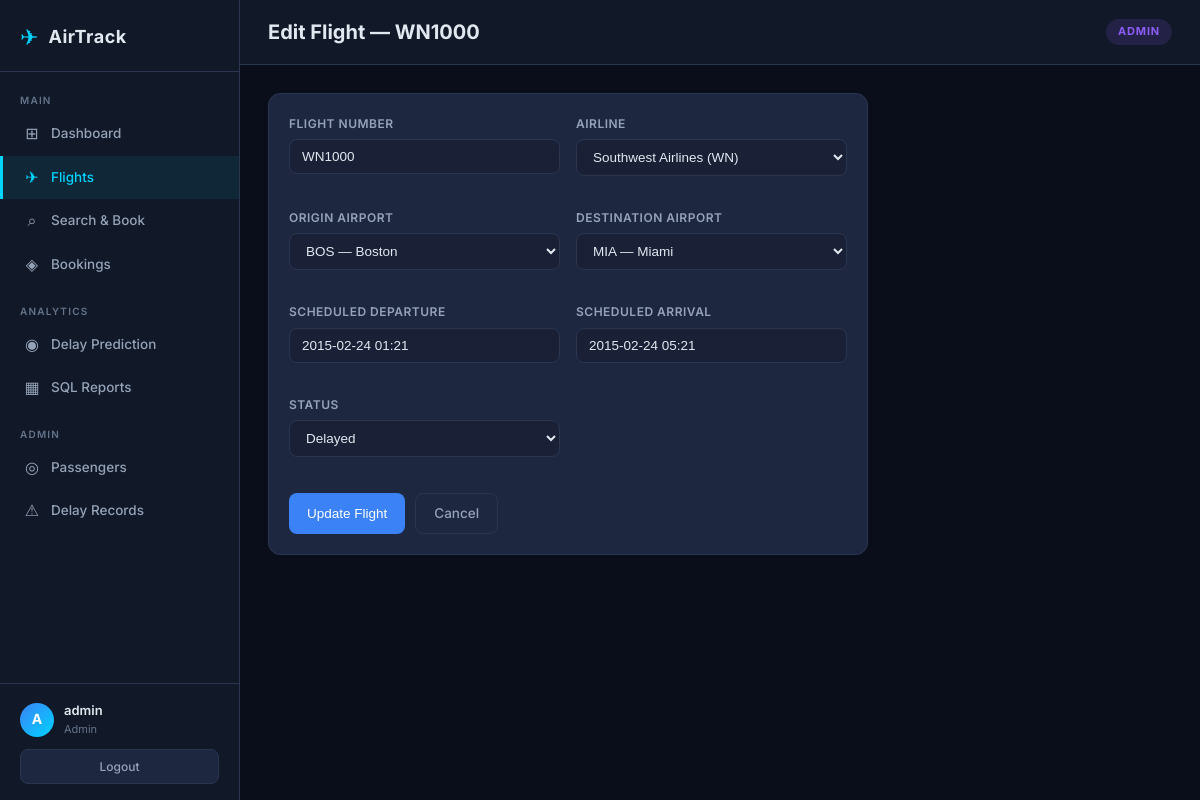
Page /flights/edit/1 (signed in) on the committed database.
### models.py (models this page shows, shortened)
class User(db.Model, UserMixin):
    __tablename__ = 'Users'
    user_id = db.Column(db.Integer, primary_key=True, autoincrement=True)
    username = db.Column(db.Text, unique=True, nullable=False)
    password = db.Column(db.Text, nullable=False)
    role = db.Column(db.Text, default='passenger')

class Flight(db.Model):
    __tablename__ = 'Flights'
    flight_id = db.Column(db.Integer, primary_key=True, autoincrement=True)
    flight_number = db.Column(db.Text, nullable=False)
    airline_id = db.Column(db.Integer, db.ForeignKey('Airlines.airline_id'))
    origin_airport = db.Column(db.Integer, db.ForeignKey('Airports.airport_id'))
    dest_airport = db.Column(db.Integer, db.ForeignKey('Airports.airport_id'))
    scheduled_departure = db.Column(db.Text)
    scheduled_arrival = db.Column(db.Text)
    status = db.Column(db.Text, default='On Time')
    origin = db.relationship('Airport', foreign_keys=[origin_airport], backref='departing_flights')
    destination = db.relationship('Airport', foreign_keys=[dest_airport], backref='arriving_flights')
    delays = db.relationship('Delay', backref='flight', lazy=True)
    tickets = db.relationship('Ticket', backref='flight', lazy=True)

class Airline(db.Model):
    __tablename__ = 'Airlines'
    airline_id = db.Column(db.Integer, primary_key=True, autoincrement=True)
    airline_code = db.Column(db.Text, nullable=False)
    airline_name = db.Column(db.Text, nullable=False)
    flights = db.relationship('Flight', backref='airline', lazy=True)

class Airport(db.Model):
    __tablename__ = 'Airports'
    airport_id = db.Column(db.Integer, primary_key=True, autoincrement=True)
    airport_code = db.Column(db.Text, nullable=False)
    airport_name = db.Column(db.Text, nullable=False)
    city = db.Column(db.Text)
    state = db.Column(db.Text)

### app.py (the view, shortened to what this page needs)
@app.route('/flights/edit/<int:flight_id>', methods=['GET', 'POST'])
@login_required
@admin_required
def edit_flight(flight_id):
    f = Flight.query.get_or_404(flight_id)
    airlines = Airline.query.all()
    airports = Airport.query.all()
    return render_template('edit_flight.html', flight=f, airlines=airlines, airports=airports)

### app.py (called while the page is built)
@login_manager.user_loader
def load_user(user_id):
    return User.query.get(int(user_id))

def admin_required(f):
    from functools import wraps
    @wraps(f)
    def decorated(*args, **kwargs):
        if not current_user.is_authenticated or current_user.role != 'admin':
            flash('Admin access required.', 'danger')
            return redirect(url_for('dashboard'))
        return f(*args, **kwargs)
    return decorated

### templates/edit_flight.html (shortened to what this page needs)
{% extends 'base.html' %}
{% block page_title %}Edit Flight — {{ flight.flight_number }}{% endblock %}
{% block content %}
<div class="section-card max-600">
    <form method="POST" class="grid-form">
        <div class="form-group">
            <label class="form-label">Flight Number</label>
            <input type="text" name="flight_number" class="form-control" value="{{ flight.flight_number }}" required>
        </div>
        <div class="form-group">
            <label class="form-label">Airline</label>
            <select name="airline_id" class="form-control" required>
                {% for a in airlines %}
                <option value="{{ a.airline_id }}" {% if a.airline_id == flight.airline_id %}selected{% endif %}>
                    {{ a.airline_name }} ({{ a.airline_code }})
                </option>
                {% endfor %}
            </select>
        </div>
        <div class="form-group">
            <label class="form-label">Origin Airport</label>
            <select name="origin_airport" class="form-control" required>
                {% for ap in airports %}
                <option value="{{ ap.airport_id }}" {% if ap.airport_id == flight.origin_airport %}selected{% endif %}>
                    {{ ap.airport_code }} — {{ ap.city }}
                </option>
                {% endfor %}
            </select>
        </div>
        <div class="form-group">
            <label class="form-label">Destination Airport</label>
            <select name="dest_airport" class="form-control" required>
                {% for ap in airports %}
                <option value="{{ ap.airport_id }}" {% if ap.airport_id == flight.dest_airport %}selected{% endif %}>
                    {{ ap.airport_code }} — {{ ap.city }}
                </option>
                {% endfor %}
            </select>
        </div>
        <div class="form-group">
            <label class="form-label">Scheduled Departure</label>
            <input type="text" name="scheduled_departure" class="form-control" value="{{ flight.scheduled_departure }}">
        </div>
        <div class="form-group">
            <label class="form-label">Scheduled Arrival</label>
            <input type="text" name="scheduled_arrival" class="form-control" value="{{ flight.scheduled_arrival }}">
        </div>
        <div class="form-group">
            <label class="form-label">Status</label>
            <select name="status" class="form-control">
                <option value="Delayed" {% if flight.status == 'Delayed' %}selected{% endif %}>Delayed</option>
            </select>
        </div>
        <div class="form-actions">
            <button type="submit" class="btn btn-primary">Update Flight</button>
            <a href="{{ url_for('flights') }}" class="btn btn-outline">Cancel</a>
        </div>
    </form>
</div>
{% endblock %}

### templates/base.html (shortened to what this page needs)
<!DOCTYPE html>
<html lang="en">
<head>
    <link rel="stylesheet" href="{{ url_for('static', filename='style.css') }}">
</head>
<body>
{% if current_user.is_authenticated %}
<div class="layout">
    <aside class="sidebar">
        <div class="sidebar-brand">
            <span class="brand-icon">✈</span>
            <span class="brand-text">AirTrack</span>
        </div>
        <nav class="sidebar-nav">
            <div class="nav-section">
                <span class="nav-label">Main</span>
                <a href="{{ url_for('dashboard') }}" class="nav-item {% if request.endpoint == 'dashboard' %}active{% endif %}">
                    <span class="nav-icon">⊞</span> Dashboard
                </a>
                <a href="{{ url_for('flights') }}" class="nav-item {% if request.endpoint in ['flights','edit_flight'] %}active{% endif %}">
                    <span class="nav-icon">✈</span> Flights
                </a>
                <a href="{{ url_for('search_flights') }}" class="nav-item {% if request.endpoint == 'search_flights' %}active{% endif %}">
                    <span class="nav-icon">⌕</span> Search & Book
                </a>
                <a href="{{ url_for('my_bookings') }}" class="nav-item {% if request.endpoint == 'my_bookings' %}active{% endif %}">
                    <span class="nav-icon">◈</span> Bookings
                </a>
            </div>
            <div class="nav-section">
                <span class="nav-label">Analytics</span>
                <a href="{{ url_for('predict_delay') }}" class="nav-item {% if request.endpoint == 'predict_delay' %}active{% endif %}">
                    <span class="nav-icon">◉</span> Delay Prediction
                </a>
                <a href="{{ url_for('reports') }}" class="nav-item {% if request.endpoint == 'reports' %}active{% endif %}">
                    <span class="nav-icon">▦</span> SQL Reports
                </a>
            </div>
            {% if current_user.role == 'admin' %}
            <div class="nav-section">
                <span class="nav-label">Admin</span>
                <a href="{{ url_for('passengers') }}" class="nav-item {% if request.endpoint == 'passengers' %}active{% endif %}">
                    <span class="nav-icon">◎</span> Passengers
                </a>
                <a href="{{ url_for('delays') }}" class="nav-item {% if request.endpoint == 'delays' %}active{% endif %}">
                    <span class="nav-icon">⚠</span> Delay Records
                </a>
            </div>
            {% endif %}
        </nav>
        <div class="sidebar-user">
            <div class="user-info">
                <div class="user-avatar">{{ current_user.username[0].upper() }}</div>
                <div>
                    <div class="user-name">{{ current_user.username }}</div>
                    <div class="user-role">{{ current_user.role.title() }}</div>
                </div>
            </div>
            <a href="{{ url_for('logout') }}" class="logout-btn">Logout</a>
        </div>
    </aside>
    <main class="main-content">
        <div class="top-bar">
            <div class="page-title">{% block page_title %}{% endblock %}</div>
            <div class="top-bar-right">
                <span class="role-badge role-{{ current_user.role }}">{{ current_user.role.title() }}</span>
            </div>
        </div>
        <div class="content">
            {% block content %}{% endblock %}
        </div>
    </main>
</div>
{% else %}
{% block auth_content %}{% endblock %}
{% endif %}
</body>
</html>

### static/style.css (style rules this page uses)
*, *::before, *::after { box-sizing: border-box; margin: 0; padding: 0; }
:root { --bg: #0a0e1a; --bg2: #111827; --bg3: #1a2035; --surface: #1e2740; --surface2: #253050; --border: #2a3550; --cyan: #00d4ff; --blue: #3b82f6; --blue-dark: #1d4ed8; --green: #10b981; --orange: #f59e0b; --red: #ef4444; --purple: #8b5cf6; --text: #e2e8f0; --text2: #94a3b8; --text3: #64748b; --sidebar-w: 240px; --radius: 8px; --radius-lg: 12px; --shadow: 0 4px 24px rgba(0,0,0,0.4); }
body { font-family: 'Inter', system-ui, sans-serif; background: var(--bg); color: var(--text); font-size: 14px; line-height: 1.6; min-height: 100vh; }
.layout { display: flex; min-height: 100vh; }
.sidebar { width: var(--sidebar-w); background: var(--bg2); border-right: 1px solid var(--border); display: flex; flex-direction: column; position: fixed; top: 0; left: 0; bottom: 0; overflow-y: auto; z-index: 100; }
.sidebar-brand { display: flex; align-items: center; gap: 10px; padding: 20px 20px 16px; border-bottom: 1px solid var(--border); }
.brand-icon { font-size: 22px; color: var(--cyan); }
.brand-text { font-size: 18px; font-weight: 700; color: var(--text); letter-spacing: 0.5px; }
.sidebar-nav { flex: 1; padding: 12px 0; }
.nav-section { margin-bottom: 8px; }
.nav-label { display: block; font-size: 10px; font-weight: 600; text-transform: uppercase; letter-spacing: 1.2px; color: var(--text3); padding: 8px 20px 4px; }
.nav-item { display: flex; align-items: center; gap: 10px; padding: 9px 20px; color: var(--text2); text-decoration: none; font-size: 13.5px; font-weight: 500; border-left: 3px solid transparent; transition: all 0.15s; }
.nav-item.active { background: rgba(0, 212, 255, 0.08); color: var(--cyan); border-left-color: var(--cyan); }
.nav-icon { font-size: 16px; width: 18px; text-align: center; }
.sidebar-user { padding: 16px 20px; border-top: 1px solid var(--border); display: flex; flex-direction: column; gap: 10px; }
.user-info { display: flex; align-items: center; gap: 10px; }
.user-avatar { width: 34px; height: 34px; background: linear-gradient(135deg, var(--blue), var(--cyan)); border-radius: 50%; display: flex; align-items: center; justify-content: center; font-weight: 700; font-size: 14px; color: #fff; flex-shrink: 0; }
.user-name { font-weight: 600; font-size: 13px; }
.user-role { font-size: 11px; color: var(--text3); }
.logout-btn { display: block; text-align: center; padding: 7px; background: var(--surface); border: 1px solid var(--border); border-radius: var(--radius); color: var(--text2); text-decoration: none; font-size: 12px; font-weight: 500; transition: all 0.15s; }
.main-content { margin-left: var(--sidebar-w); flex: 1; display: flex; flex-direction: column; min-height: 100vh; }
.top-bar { display: flex; align-items: center; justify-content: space-between; padding: 16px 28px; background: var(--bg2); border-bottom: 1px solid var(--border); position: sticky; top: 0; z-index: 50; }
.page-title { font-size: 20px; font-weight: 700; color: var(--text); }
.content { padding: 28px; flex: 1; }
.section-card { background: var(--surface); border: 1px solid var(--border); border-radius: var(--radius-lg); padding: 20px; margin-bottom: 20px; }
.max-600 { max-width: 600px; }
.btn { display: inline-flex; align-items: center; gap: 6px; padding: 9px 18px; border-radius: var(--radius); font-size: 13.5px; font-weight: 500; text-decoration: none; cursor: pointer; border: none; transition: all 0.15s; white-space: nowrap; }
.btn-primary { background: var(--blue); color: #fff; }
.btn-outline { background: transparent; border: 1px solid var(--border); color: var(--text2); }
.form-group { margin-bottom: 16px; }
.form-label { display: block; font-size: 12px; font-weight: 600; color: var(--text2); margin-bottom: 6px; text-transform: uppercase; letter-spacing: 0.5px; }
.form-control { width: 100%; padding: 9px 12px; background: var(--bg3); border: 1px solid var(--border); border-radius: var(--radius); color: var(--text); font-size: 13.5px; outline: none; transition: border-color 0.15s; }
.form-control option { background: var(--bg2); }
.grid-form { display: grid; grid-template-columns: 1fr 1fr; gap: 16px; }
.form-actions { grid-column: 1 / -1; display: flex; gap: 10px; margin-top: 4px; }
.role-badge { padding: 4px 12px; border-radius: 20px; font-size: 11px; font-weight: 700; text-transform: uppercase; letter-spacing: 0.8px; }
.role-admin { background: rgba(139,92,246,.15); color: var(--purple); }
.top-bar-right { display: flex; align-items: center; gap: 12px; }

### rows in the picture
User: username "A", username "admin", role "Admin", role "ADMIN"
Flight: flight_number "WN1000", airline_id "Southwest Airlines (WN)", origin_airport "BOS — Boston", dest_airport "MIA — Miami", scheduled_departure "2015-02-24 01:21", scheduled_arrival "2015-02-24 05:21", status "Delayed"
